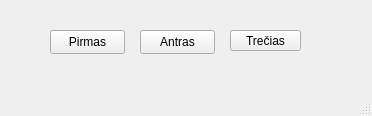
<?xml version="1.0" encoding="UTF-8"?>
<ui version="4.0">
 <class>MainWindow</class>
 <widget class="QMainWindow" name="MainWindow">
  <property name="geometry">
   <rect>
    <x>0</x>
    <y>0</y>
    <width>372</width>
    <height>116</height>
   </rect>
  </property>
  <property name="windowTitle">
   <string>MainWindow</string>
  </property>
  <widget class="QWidget" name="centralwidget">
   <widget class="QPushButton" name="pirmas_mygtukas">
    <property name="geometry">
     <rect>
      <x>50</x>
      <y>30</y>
      <width>75</width>
      <height>24</height>
     </rect>
    </property>
    <property name="text">
     <string>Pirmas</string>
    </property>
   </widget>
   <widget class="QPushButton" name="antras_mygtukas">
    <property name="geometry">
     <rect>
      <x>140</x>
      <y>30</y>
      <width>75</width>
      <height>24</height>
     </rect>
    </property>
    <property name="text">
     <string>Antras</string>
    </property>
   </widget>
   <widget class="QPushButton" name="trecias_mygtukas">
    <property name="geometry">
     <rect>
      <x>230</x>
      <y>30</y>
      <width>71</width>
      <height>21</height>
     </rect>
    </property>
    <property name="text">
     <string>Trečias</string>
    </property>
   </widget>
  </widget>
  <widget class="QMenuBar" name="menubar">
   <property name="geometry">
    <rect>
     <x>0</x>
     <y>0</y>
     <width>372</width>
     <height>22</height>
    </rect>
   </property>
  </widget>
  <widget class="QStatusBar" name="statusbar"/>
 </widget>
 <resources/>
 <connections/>
</ui>
